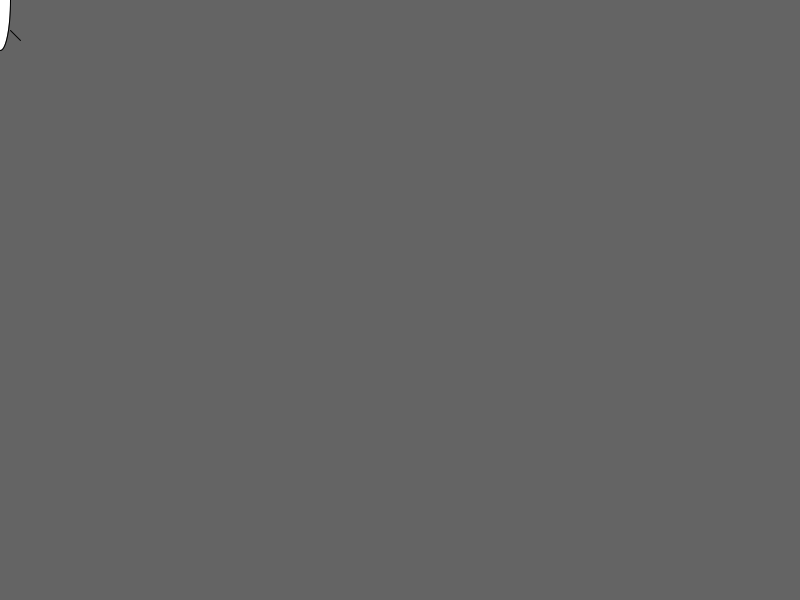
Frame 1 (no input)
Frame 60 (the mouse pressed at the canvas centre just before this capture): identical to frame 1, image omitted
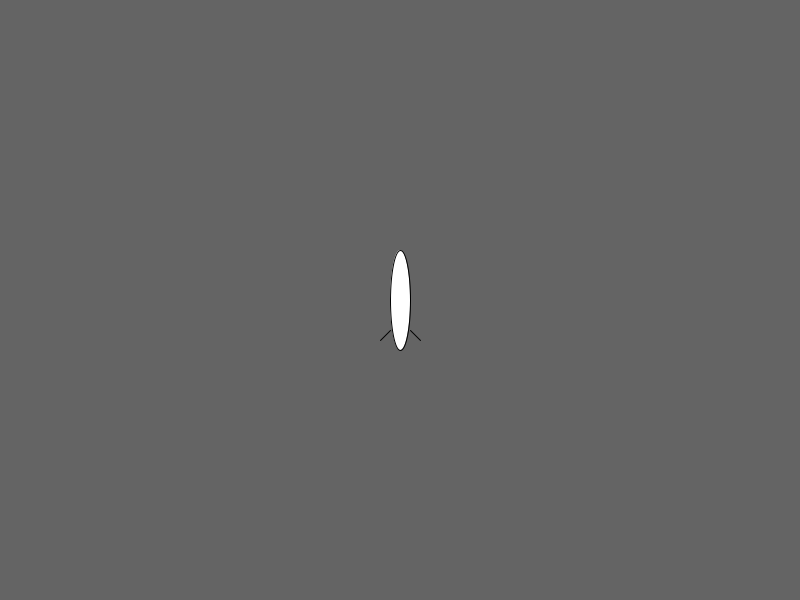
Frame 120 (the mouse held since frame 60 and released just before this capture)

The Processing sketch that drew these frames (run headless with seeded random() and noise(); from frame 60 on, the mouse is pressed at the canvas centre):

// Processing sketch: Bomber_game
// ── Bomber_game.pde

// Processeing 2D Bomber Game 
// By Alex Noyanov

// This project is under MIT License

// mail: alex.noyanov@gmail.com


void drawBomb(int x,int y){    // Function for drawing beauterful bomb!
  
  ellipse(x,y,20,100);
  line(x+10,y+30,x+10+10,y+30+10);
    line(x-10,y+30,x-10-10,y+30+10);
}

// Class Bomber
  class Bomber{
 
  //int xPos,yPos;
  void position(int xPos, int yPos){
    ellipse(xPos,yPos,10,10);
    
    
    }
  }
  
 Bomber myBomber;
  
void setup()
{
  
  size(800,600);
 // Bomber1 = new Bomber();


  
 
}

void draw()
{
   background(100);  // Background color is grey
   //myBomber.position(10,10);
   drawBomb(mouseX,mouseY);
  
}
